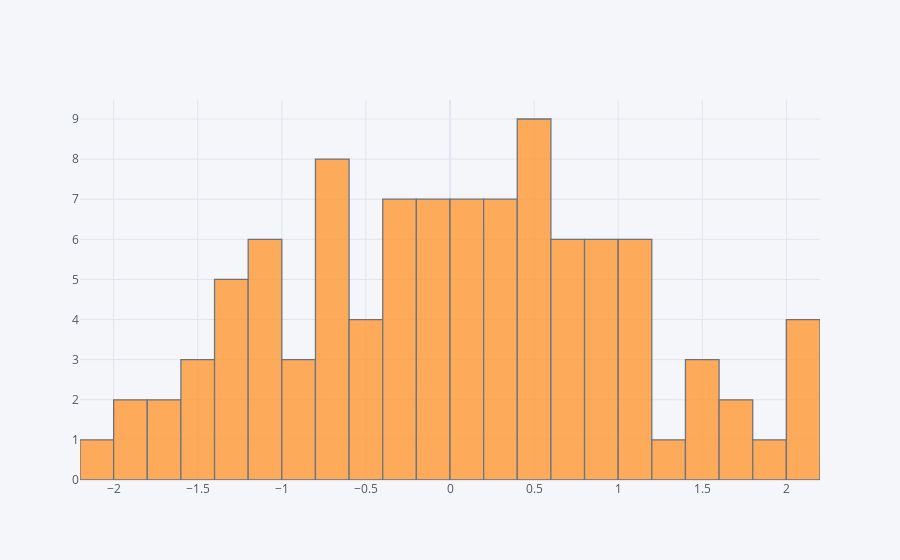

Notebook source saved alongside this figure:
### Markdown cell above
## histogram

### Code cell
df['A'].iplot(kind='hist',bins=25)

### Figure 1 — Plotly figure (JSON) as saved in the notebook; plotly's stock layout.template omitted (floating-point values rounded to 4 significant figures)
{"data": [{"histfunc": "count", "histnorm": "", "marker": {"color": "rgba(255, 153, 51, 1.0)", "line": {"color": "#4D5663", "width": 1.3}}, "name": "A", "nbinsx": 25, "opacity": 0.8, "orientation": "v", "type": "histogram", "x": [0.2744, 0.4966, 0.9236, -1.308, 1.03, 0.8768, 1.761, -1.335, -1.24, 1.555, 0.1057, 0.02878, 0.1455, 1.093, 0.6761, 0.2785, -0.1661, -1.321, 0.5718, 0.1436, -0.01586, 1.213, 0.493, 0.964, -1.692, -1.45, 0.5453, -0.6451, -0.2114, 2.025, 1.065, -0.9974, -0.02601, 0.8223, -0.6874, -1.163, -2.189, -1.698, -0.8323, 0.8458, 2.144, -1.564, 0.7745, -0.382, -0.6213, 1.507, -0.2616, -0.4082, 0.06514, 1.525, -1.364, -0.5724, -0.3549, 0.4018, -1.075, -0.7619, -0.9443, 0.8377, -0.03181, -1.093, 0.4766, 2.054, 0.6394, 0.6371, 0.2426, -1.088, -0.5517, -0.1178, 0.5416, 0.2957, 0.4429, 0.7507, 0.006267, 1.001, 1.636, -0.3947, -0.489, -0.3409, -1.839, 2.069, -1.003, -0.654, -1.019, 1.078, -0.07418, 1.969, -0.6546, -1.854, 0.5933, 0.2968, 0.09463, 0.6294, -0.2896, -0.656, 0.3154, -1.526, 1.193, 0.3887, -0.6058, -0.09917]}], "layout": {"barmode": "overlay", "legend": {"bgcolor": "#F5F6F9", "font": {"color": "#4D5663"}}, "paper_bgcolor": "#F5F6F9", "plot_bgcolor": "#F5F6F9", "title": {"font": {"color": "#4D5663"}}, "xaxis": {"gridcolor": "#E1E5ED", "showgrid": true, "tickfont": {"color": "#4D5663"}, "title": {"font": {"color": "#4D5663"}, "text": ""}, "zerolinecolor": "#E1E5ED"}, "yaxis": {"gridcolor": "#E1E5ED", "showgrid": true, "tickfont": {"color": "#4D5663"}, "title": {"font": {"color": "#4D5663"}, "text": ""}, "zerolinecolor": "#E1E5ED"}}}
